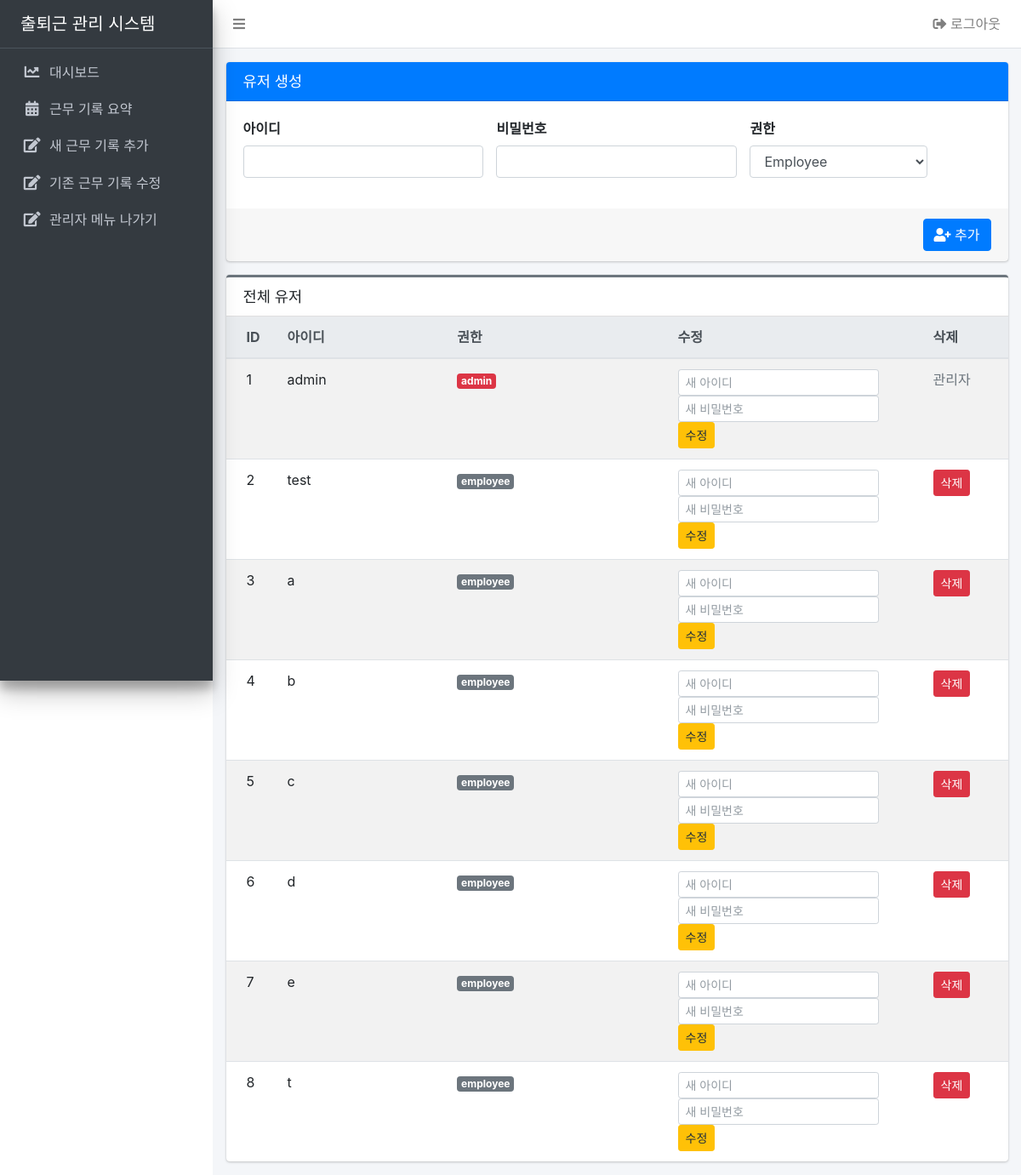
Page /admin/ (signed in) on the earlier database version.
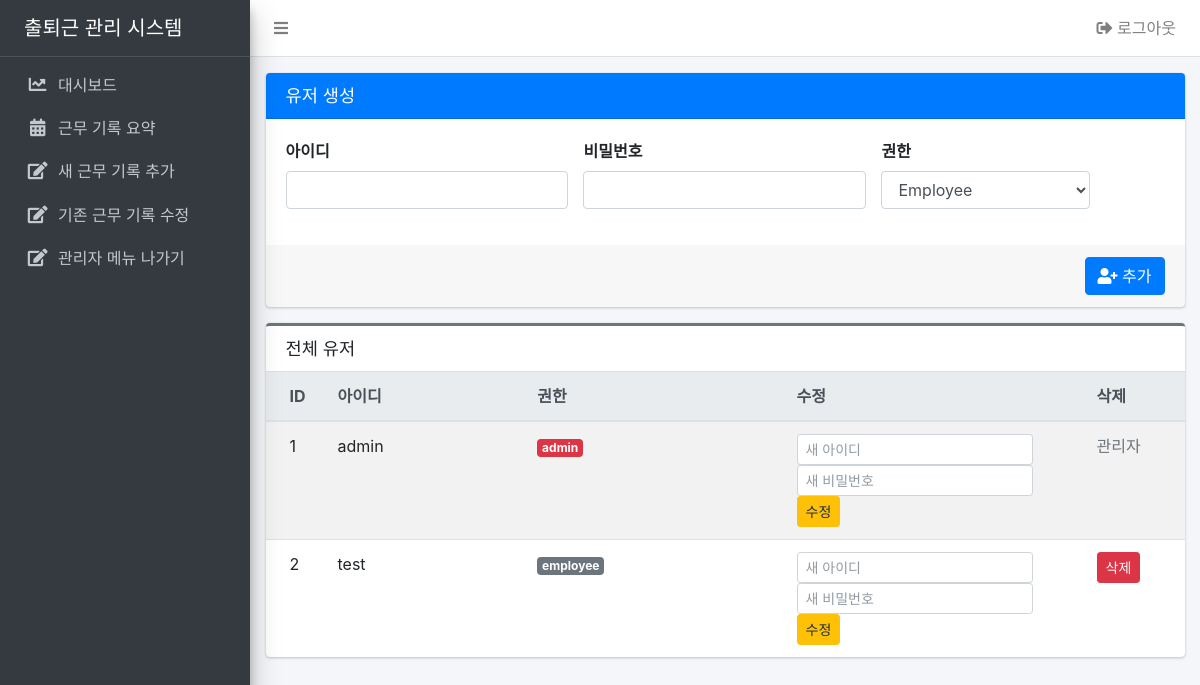
Same page on the later database version.
### app/models.py (models this page shows)
class User(UserMixin, db.Model):
    __table_args__ = {"sqlite_autoincrement": True}
    id = db.Column(db.Integer, primary_key=True)
    username = db.Column(db.String(50), unique=True, nullable=False)
    password_hash = db.Column(db.String(128), nullable=False)
    role = db.Column(db.String(10), default="employee")

### app/admin.py (the view)
@admin_bp.route("/")
@login_required
@admin_required
def dashboard():
    users = User.query.all()
    return render_template("admin_dashboard.html", users=users)

### app/models.py (called while the page is built)
@login_manager.user_loader
def load_user(user_id):
    return User.query.get(int(user_id))

### app/utils.py (called while the page is built)
def admin_required(f):
    @wraps(f)
    def decorated_function(*args, **kwargs):
        if not current_user.is_authenticated or current_user.role != "admin":
            abort(403)
        return f(*args, **kwargs)
    return decorated_function

### app/templates/admin_dashboard.html (shortened to what this page needs)
{% extends "admin_base.html" %}
{% block content %}
<div class="row">
  <div class="col-md-12">
    <div class="card card-primary">
      <div class="card-header">
        <h3 class="card-title">유저 생성</h3>
      </div>
      <form method="post" action="{{ url_for('admin.create_user') }}">
        <div class="card-body">
          <div class="row">
            <div class="col-md-4">
              <div class="form-group">
                <label>아이디</label>
                <input type="text" class="form-control" name="username" required>
              </div>
            </div>
            <div class="col-md-4">
              <div class="form-group">
                <label>비밀번호</label>
                <input type="password" class="form-control" name="password" required>
              </div>
            </div>
            <div class="col-md-3">
              <div class="form-group">
                <label>권한</label>
                <select class="form-control" name="role">
                  <option value="employee">Employee</option>
                </select>
              </div>
            </div>
          </div>
        </div>
        <div class="card-footer text-right">
          <button type="submit" class="btn btn-primary">
            <i class="fas fa-user-plus"></i> 추가
          </button>
        </div>
      </form>
    </div>
  </div>
  <div class="col-md-12">
    <div class="card card-outline card-secondary">
      <div class="card-header">
        <h3 class="card-title">전체 유저</h3>
      </div>
      <div class="card-body p-0">
        <table class="table table-striped table-hover mb-0">
          <thead class="thead-light">
            <tr>
              <th style="width: 60px">ID</th>
              <th>아이디</th>
              <th>권한</th>
              <th style="width: 300px">수정</th>
              <th style="width: 100px">삭제</th>
            </tr>
          </thead>
          <tbody>
            {% for u in users %}
            <tr>
              <td>{{ u.id }}</td>
              <td>{{ u.username }}</td>
              <td>
                <span class="badge badge-{{ 'danger' if u.role == 'admin' else 'secondary' }}">
                  {{ u.role }}
                </span>
              </td>
              <td>
                <form method="POST" action="{{ url_for('admin.update_user') }}" class="form-inline">
                  <input type="text"
                         name="username"
                         class="form-control form-control-sm mr-1"
                         placeholder="새 아이디">
                  <input type="password"
                         name="password"
                         class="form-control form-control-sm mr-1"
                         placeholder="새 비밀번호">
                  <button type="submit" class="btn btn-sm btn-warning">
                    수정
                  </button>
                </form>
              </td>
              <td>
                {% if u.role != "admin" %}
                <form method="POST"
                      action="{{ url_for('admin.delete_user', user_id=u.id) }}"
                      onsubmit="return confirm('정말 삭제하시겠습니까?');">
                  <button type="submit" class="btn btn-sm btn-danger">
                    삭제
                  </button>
                </form>
                {% else %}
                  <span class="text-muted">관리자</span>
                {% endif %}
              </td>
            </tr>
            {% endfor %}
          </tbody>
        </table>
      </div>
    </div>
  </div>
</div>
{% endblock %}

### app/templates/admin_base.html (shortened to what this page needs)
<!DOCTYPE html>
<html lang="ko">
<head>
  <link rel="stylesheet"
        href="{{ url_for('static', filename='adminlte/plugins/fontawesome-free/css/all.min.css') }}">
  <link rel="stylesheet"
        href="{{ url_for('static', filename='adminlte/css/adminlte.min.css') }}">
</head>
<body class="hold-transition sidebar-mini layout-fixed">
<div class="wrapper">
  <nav class="main-header navbar navbar-expand navbar-white navbar-light">
    <ul class="navbar-nav">
      <li class="nav-item">
        <a class="nav-link" data-widget="pushmenu" href="#"><i class="fas fa-bars"></i></a>
      </li>
    </ul>
    <ul class="navbar-nav ml-auto">
      <li class="nav-item">
        <a class="nav-link" href="{{ url_for('auth.logout') }}">
          <i class="fas fa-sign-out-alt"></i> 로그아웃
        </a>
      </li>
    </ul>
  </nav>
  <aside class="main-sidebar sidebar-dark-primary elevation-4">
    <a href="{{ url_for('admin.dashboard') }}" class="brand-link">
      <span class="brand-text font-weight-light ml-3">출퇴근 관리 시스템</span>
    </a>
    <div class="sidebar">
      <nav class="mt-2">
        <ul class="nav nav-pills nav-sidebar flex-column" role="menu">
          <li class="nav-item">
            <a href="{{ url_for('admin.dashboard') }}" class="nav-link">
              <i class="nav-icon fas fa-chart-line"></i>
              <p>대시보드</p>
            </a>
          </li>
          <li class="nav-item">
            <a href="{{ url_for('admin.work_summary') }}" class="nav-link">
              <i class="nav-icon fas fa-calendar-alt"></i>
              <p>근무 기록 요약</p>
            </a>
          </li>
          <li class="nav-item">
            <a href="{{ url_for('admin.add_worklog') }}" class="nav-link">
              <i class="nav-icon fas fa-edit"></i>
              <p>새 근무 기록 추가</p>
            </a>
          </li>
          <li class="nav-item">
            <a href="{{ url_for('admin.edit_worklog_by_query') }}" class="nav-link">
              <i class="nav-icon fas fa-edit"></i>
              <p>기존 근무 기록 수정</p>
            </a>
          </li>
          <li class="nav-item">
            <a href="{{ url_for('attendance.dashboard') }}" class="nav-link">
              <i class="nav-icon fas fa-edit"></i>
              <p>관리자 메뉴 나가기</p>
            </a>
          </li>
        </ul>
      </nav>
    </div>
  </aside>
  <div class="content-wrapper">
    <section class="content pt-3">
      <div class="container-fluid">
        {% block content %}{% endblock %}
      </div>
    </section>
  </div>
</div>
</body>
</html>

Differences in the rows shown:
removed User: id "3", username "a", role "employee"
removed User: id "4", username "b", role "employee"
removed User: id "5", username "c", role "employee"
removed User: id "6", username "d", role "employee"
removed User: id "7", username "e", role "employee"
removed User: id "8", username "t", role "employee"
